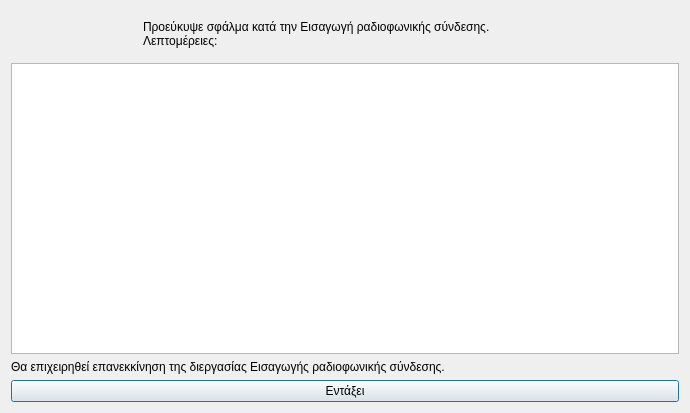
<?xml version="1.0" encoding="UTF-8"?>
<ui version="4.0">
 <class>Dialog</class>
 <widget class="QDialog" name="Dialog">
  <property name="geometry">
   <rect>
    <x>0</x>
    <y>0</y>
    <width>690</width>
    <height>413</height>
   </rect>
  </property>
  <property name="windowTitle">
   <string>Σφάλμα στην διεργασία Εισαγωγής ραδιοφωνικής σύνδεσης</string>
  </property>
  <property name="windowIcon">
   <iconset resource="../../../icons.qrc">
    <normaloff>:/rest-windows/assets/images/rest-windows/information.png</normaloff>:/rest-windows/assets/images/rest-windows/information.png</iconset>
  </property>
  <layout class="QGridLayout" name="gridLayout">
   <item row="0" column="0">
    <widget class="QFrame" name="frame">
     <property name="styleSheet">
      <string notr="true">QFrame{border:0px;}</string>
     </property>
     <property name="frameShape">
      <enum>QFrame::StyledPanel</enum>
     </property>
     <property name="frameShadow">
      <enum>QFrame::Raised</enum>
     </property>
     <layout class="QHBoxLayout" name="horizontalLayout">
      <item>
       <widget class="QLabel" name="image_label">
        <property name="maximumSize">
         <size>
          <width>117</width>
          <height>117</height>
         </size>
        </property>
        <property name="text">
         <string/>
        </property>
        <property name="pixmap">
         <pixmap resource="../../../icons.qrc">:/rest-windows/assets/images/rest-windows/information.png</pixmap>
        </property>
        <property name="scaledContents">
         <bool>true</bool>
        </property>
       </widget>
      </item>
      <item>
       <widget class="QLabel" name="label">
        <property name="text">
         <string>Προεύκυψε σφάλμα κατά την Εισαγωγή ραδιοφωνικής σύνδεσης.
Λεπτομέρειες:</string>
        </property>
        <property name="alignment">
         <set>Qt::AlignJustify|Qt::AlignVCenter</set>
        </property>
       </widget>
      </item>
     </layout>
    </widget>
   </item>
   <item row="3" column="0">
    <widget class="QPushButton" name="ok">
     <property name="text">
      <string>Εντάξει</string>
     </property>
     <property name="icon">
      <iconset resource="../../../icons.qrc">
       <normaloff>:/rest-windows/assets/images/rest-windows/ok.png</normaloff>:/rest-windows/assets/images/rest-windows/ok.png</iconset>
     </property>
    </widget>
   </item>
   <item row="1" column="0">
    <widget class="QPlainTextEdit" name="details"/>
   </item>
   <item row="2" column="0">
    <widget class="QLabel" name="label_2">
     <property name="text">
      <string>Θα επιχειρηθεί επανεκκίνηση της διεργασίας Εισαγωγής ραδιοφωνικής σύνδεσης.</string>
     </property>
     <property name="alignment">
      <set>Qt::AlignJustify|Qt::AlignVCenter</set>
     </property>
    </widget>
   </item>
  </layout>
 </widget>
 <tabstops>
  <tabstop>details</tabstop>
  <tabstop>ok</tabstop>
 </tabstops>
 <resources>
  <include location="../../../icons.qrc"/>
  <include location="../../../icons.qrc"/>
  <include location="../../../icons.qrc"/>
  <include location="../../../icons.qrc"/>
  <include location="../../../icons.qrc"/>
  <include location="../../icons.qrc"/>
 </resources>
 <connections/>
</ui>
